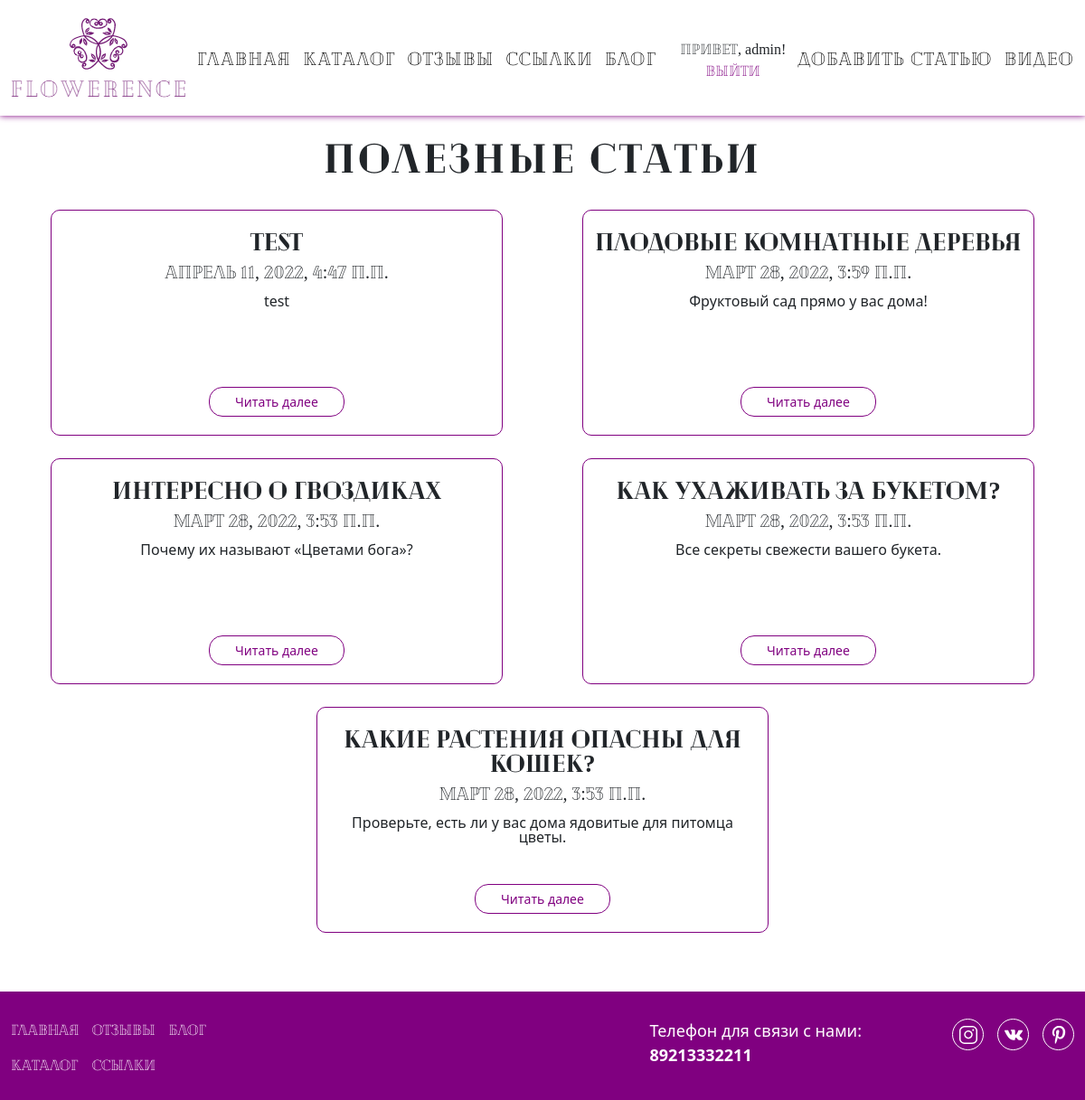
Screenshot of /blog/ (signed in) with the database file from the repository.
### app/models.py (models this page shows, shortened)
class Blog(models.Model):
    author = models.ForeignKey(User, null=True, blank=True, on_delete = models.SET_NULL, verbose_name = "Автор")
    title = models.CharField(max_length=100, unique_for_date="posted", verbose_name="Заголовок")
    description = models.TextField(verbose_name="Краткое содержание")
    content = models.TextField(verbose_name="Полное содержание")
    posted = models.DateTimeField(default=datetime.now(), db_index=True, verbose_name="Опубликовано")
    image = models.FileField(default = 'temp.jpg', verbose_name = "Путь к картинке")
    class Meta:
        db_table = "Posts"
        ordering = ["-posted"]
        verbose_name = "статья блога"
        verbose_name_plural = "статьи блога"

### app/views.py (the view)
# urls.py: path('blog/', views.blog, name= 'blog'),
def blog(request):
    assert isinstance(request, HttpRequest)
    posts = Blog.objects.all() # запрос на выбор всех статей блога из модели
    return render(
        request,
        'app/blog.html',
        {
            'title':'Блог',
            'posts': posts, # передача списка статей в шаблон веб-страницы
            'year':datetime.now().year,
        }
    )

### app/templates/app/blog.html
﻿{% extends "app/layout.html" %}
{% load staticfiles %}
{% block content %}
    <div class="blog">
        <div class="container">
            <h2 class="blog__header">Полезные статьи</h2>
            <div class="blog__wrapper">
                {% for post in posts %}
                    <div class="blog__item">
                        <h3 class="blog__title"> {{post.title}} </h3>
                        <div class="blog__posted"> {{post.posted}} </div>
                        <p class="blog__description"> {{post.description}} </p>
                        <a class="btn btn_next" href="{% url 'blogpost' parametr=post.id %}"> Читать далее </a>
                    </div>
                {% endfor %}
            </div>
        </div>
    </div>
{% endblock %}

### app/templates/app/loginpartial.html (shortened to what this page needs)
﻿{% if user.is_authenticated %}
<form id="logoutForm" action="/logout/" method="post">
    <ul class="login">
        <li class="login__item">Привет, {{ user.username }}!</li>
        <li class="login__item"><a href="javascript:document.getElementById('logoutForm').submit()">Выйти</a></li>
    </ul>
</form>
{% endif %}

### rows the page displays
Blog: title "test", posted "Апрель 11, 2022, 4:47 п.п.", description "test"
Blog: title "Плодовые комнатные деревья", posted "Март 28, 2022, 3:59 п.п.", description "Фруктовый сад прямо у вас дома!"
Blog: title "Интересно о гвоздиках", posted "Март 28, 2022, 3:53 п.п.", description "Почему их называют «Цветами бога»?"
Blog: title "Как ухаживать за букетом?", posted "Март 28, 2022, 3:53 п.п.", description "Все секреты свежести вашего букета."
Blog: title "Какие растения опасны для кошек?", posted "Март 28, 2022, 3:53 п.п.", description "Проверьте, есть ли у вас дома ядовитые для питомца цветы."

### other values shown
{{ user.username }} "admin"
